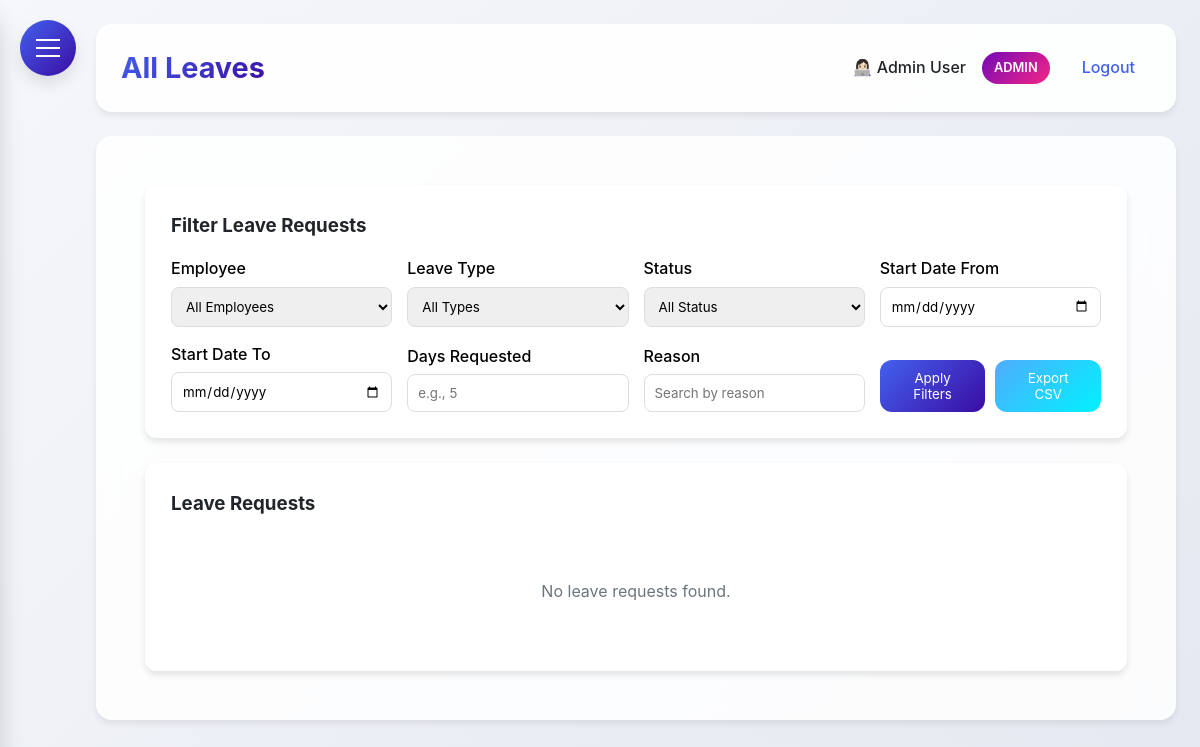
Page /all_leaves (signed in) on the earlier database version.
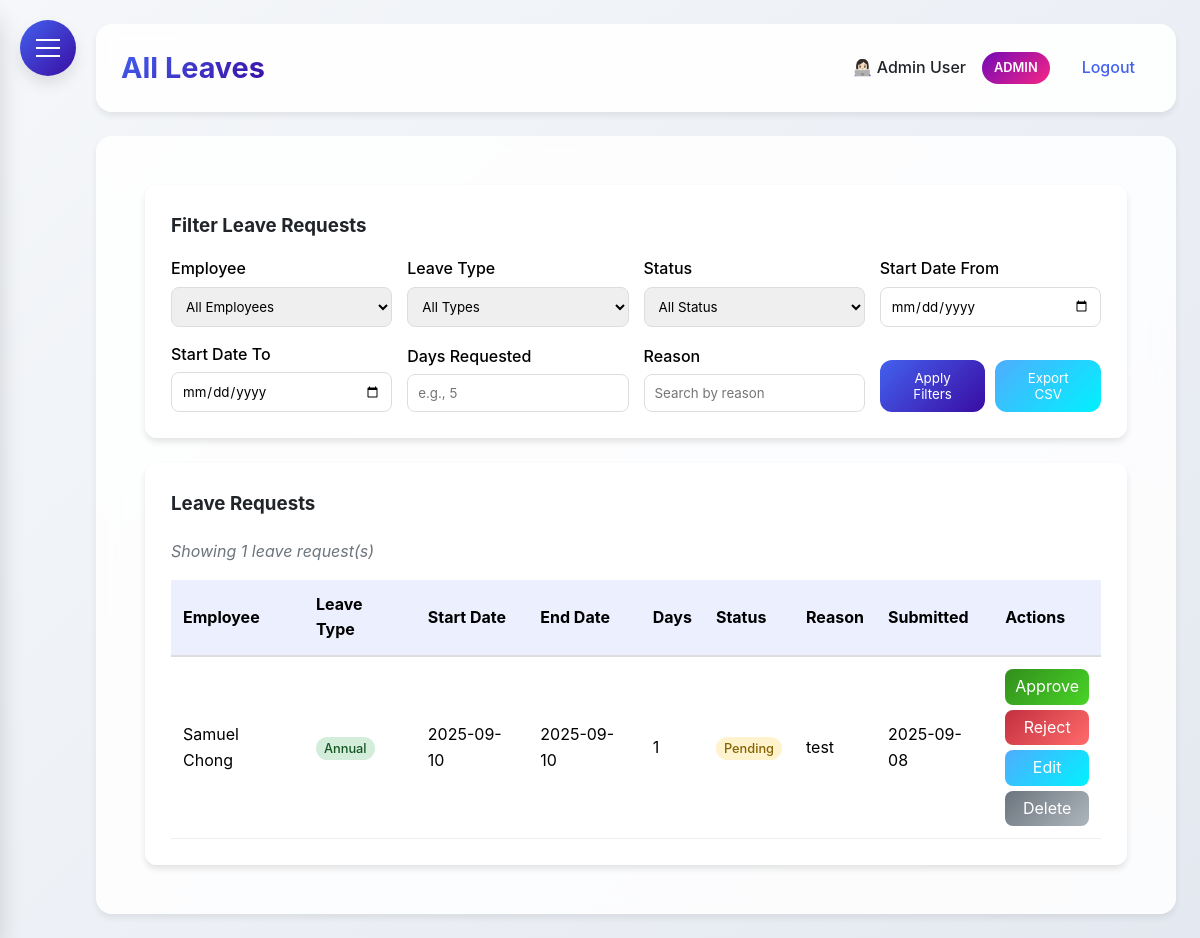
Same page on the later database version.
### HerculesSystem.py (models this page shows, shortened)
class Employee(UserMixin, db.Model):
    id = db.Column(db.Integer, primary_key=True)
    username = db.Column(db.String(80), unique=True, nullable=False)
    password = db.Column(db.String(120), nullable=False)
    full_name = db.Column(db.String(120), nullable=False)
    email = db.Column(db.String(120), unique=True, nullable=False)
    nationality = db.Column(db.String(80), nullable=False)
    employee_id = db.Column(db.String(80), unique=True, nullable=False)
    hire_date = db.Column(db.Date)
    is_admin = db.Column(db.Boolean, default=False)
    user_type = db.Column(db.String(20), default='employee')
    last_clock_in = db.Column(db.DateTime)
    last_clock_out = db.Column(db.DateTime)
    last_lunch_start = db.Column(db.DateTime)
    last_lunch_end = db.Column(db.DateTime)
    leave_balances = db.relationship('LeaveBalance', back_populates='employee', lazy=True)

class LeaveRequest(db.Model):
    id = db.Column(db.Integer, primary_key=True)
    employee_id = db.Column(db.Integer, db.ForeignKey('employee.id'), nullable=False)
    start_date = db.Column(db.Date, nullable=False)
    end_date = db.Column(db.Date, nullable=False)
    leave_type = db.Column(db.String(50), nullable=False)
    compassionate_type = db.Column(db.String(50))
    reason = db.Column(db.Text)
    attachment_filename = db.Column(db.String(255))
    status = db.Column(db.String(20), default='pending')
    days_requested = db.Column(db.Integer, nullable=False)
    created_at = db.Column(db.DateTime, default=datetime.utcnow)
    approved_at = db.Column(db.DateTime)
    employee = db.relationship('Employee', backref=db.backref('leave_requests', lazy=True))

### HerculesSystem.py (the view)
@app.route('/all_leaves')
@login_required
def all_leaves():
    if current_user.user_type not in ['admin', 'supervisor']:
        flash('You do not have permission to view all leaves.', 'danger')
        return redirect(url_for('leaves'))
    print("DEBUG: Entering all_leaves route")  # debugging
    employee_id = request.args.get('employee_id', '')
    leave_type = request.args.get('leave_type', '')
    status = request.args.get('status', '')
    start_date_filter = request.args.get('start_date_filter', '')
    end_date_filter = request.args.get('end_date_filter', '')
    days_requested = request.args.get('days_requested', '')
    reason = request.args.get('reason', '')
    query = LeaveRequest.query.join(Employee, LeaveRequest.employee_id == Employee.id)
    if employee_id:
        query = query.filter(LeaveRequest.employee_id == employee_id)
    if leave_type:
        query = query.filter(LeaveRequest.leave_type == leave_type)
    if status:
        query = query.filter(LeaveRequest.status == status)
    if start_date_filter:
        try:
            start_date = datetime.strptime(start_date_filter, '%Y-%m-%d').date()
            query = query.filter(LeaveRequest.start_date >= start_date)
        except ValueError:
            pass
    if end_date_filter:
        try:
            end_date = datetime.strptime(end_date_filter, '%Y-%m-%d').date()
            query = query.filter(LeaveRequest.start_date <= end_date)
        except ValueError:
            pass
    if days_requested:
        try:
            query = query.filter(LeaveRequest.days_requested == int(days_requested))
        except ValueError:
            pass
    if reason:
        query = query.filter(LeaveRequest.reason.ilike(f'%%{reason}%%'))
    all_requests = query.order_by(LeaveRequest.created_at.desc()).all()
    employees = Employee.query.all()
    return render_template('all_leaves.html', all_requests=all_requests, employees=employees)

### templates/all_leaves.html (shortened to what this page needs)
{% extends "base.html" %}
{% block content %}
<div class="dashboard-container">
    <div class="glass" style="padding: 25px; border-radius: 12px; margin-bottom: 25px;">
        <h3 style="margin-bottom: 15px;">Filter Leave Requests</h3>
        <form id="filterForm" method="GET" action="{{ url_for('all_leaves') }}">
            <div style="display: grid; grid-template-columns: repeat(auto-fit, minmax(200px, 1fr)); gap: 15px; align-items: end;">
                <div>
                    <label style="display: block; margin-bottom: 5px; font-weight: 500; color: #000000;">Employee</label>
                    <select name="employee_id" style="width: 100%; padding: 10px; border-radius: 8px; border: 1px solid #ddd;">
                        <option value="">All Employees</option>
                    </select>
                </div>
                <div>
                    <label style="display: block; margin-bottom: 5px; font-weight: 500; color: #000000;">Leave Type</label>
                    <select name="leave_type" style="width: 100%; padding: 10px; border-radius: 8px; border: 1px solid #ddd;">
                        <option value="">All Types</option>
                    </select>
                </div>
                <div>
                    <label style="display: block; margin-bottom: 5px; font-weight: 500; color: #000000;">Status</label>
                    <select name="status" style="width: 100%; padding: 10px; border-radius: 8px; border: 1px solid #ddd;">
                        <option value="" {% if not request.args.get('status') %}selected{% endif %}>All Status</option>
                    </select>
                </div>
                <div>
                    <label style="display: block; margin-bottom: 5px; font-weight: 500; color: #000000;">Start Date From</label>
                    <input type="date" name="start_date_filter" value="{{ request.args.get('start_date_filter', '') }}" style="width: 100%; padding: 10px; border-radius: 8px; border: 1px solid #ddd;">
                </div>
                <div>
                    <label style="display: block; margin-bottom: 5px; font-weight: 500; color: #000000;">Start Date To</label>
                    <input type="date" name="end_date_filter" value="{{ request.args.get('end_date_filter', '') }}" style="width: 100%; padding: 10px; border-radius: 8px; border: 1px solid #ddd;">
                </div>
                <div>
                    <label style="display: block; margin-bottom: 5px; font-weight: 500; color: #000000;">Days Requested</label>
                    <input type="number" name="days_requested" value="{{ request.args.get('days_requested', '') }}" min="0" style="width: 100%; padding: 10px; border-radius: 8px; border: 1px solid #ddd;" placeholder="e.g., 5">
                </div>
                <div>
                    <label style="display: block; margin-bottom: 5px; font-weight: 500; color: #000000;">Reason</label>
                    <input type="text" name="reason" value="{{ request.args.get('reason', '') }}" style="width: 100%; padding: 10px; border-radius: 8px; border: 1px solid #ddd;" placeholder="Search by reason">
                </div>
                <div style="display: flex; gap: 10px;">
                    <button type="submit" style="background: var(--gradient-primary); color: white; padding: 10px 20px; border: none; border-radius: var(--border-radius); cursor: pointer; flex: 1;">
                        Apply Filters
                    </button>
                    <button type="button" id="exportButton" style="background: linear-gradient(135deg, #4facfe 0%, #00f2fe 100%); color: white; padding: 10px 20px; border: none; border-radius: var(--border-radius); cursor: pointer; flex: 1; transition: transform 0.2s, box-shadow 0.2s;">
                        Export CSV
                    </button>
                </div>
            </div>
        </form>
    </div>
    <div class="glass" style="padding: 25px; border-radius: 12px;">
        <h3 style="margin-bottom: 20px;">Leave Requests</h3>
        {% if all_requests %}
        <p style="margin-bottom: 15px; font-style: italic; color: #6c757d;">
            Showing {{ all_requests|length }} leave request(s)
        </p>
        <div style="overflow-x: auto;">
            <table style="width: 100%; border-collapse: collapse;">
                <thead>
                    <tr style="background: rgba(67, 97, 238, 0.1);">
                        <th style="padding: 12px; text-align: left; border-bottom: 2px solid #ddd; color: #000000;">Employee</th>
                        <th style="padding: 12px; text-align: left; border-bottom: 2px solid #ddd; color: #000000;">Leave Type</th>
                        <th style="padding: 12px; text-align: left; border-bottom: 2px solid #ddd; color: #000000;">Start Date</th>
                        <th style="padding: 12px; text-align: left; border-bottom: 2px solid #ddd; color: #000000;">End Date</th>
                        <th style="padding: 12px; text-align: left; border-bottom: 2px solid #ddd; color: #000000;">Days</th>
                        <th style="padding: 12px; text-align: left; border-bottom: 2px solid #ddd; color: #000000;">Status</th>
                        <th style="padding: 12px; text-align: left; border-bottom: 2px solid #ddd; color: #000000;">Reason</th>
                        <th style="padding: 12px; text-align: left; border-bottom: 2px solid #ddd; color: #000000;">Submitted</th>
                        <th style="padding: 12px; text-align: left; border-bottom: 2px solid #ddd; color: #000000;">Actions</th>
                    </tr>
                </thead>
                <tbody>
                    {% for request in all_requests %}
                    <tr style="transition: background 0.3s;">
                        <td style="padding: 12px; border-bottom: 1px solid #eee; color: #000000;">{{ request.employee.full_name }}</td>
                        <td style="padding: 12px; border-bottom: 1px solid #eee;">
                            <span style="
                                padding: 4px 8px;
                                border-radius: 12px;
                                font-size: 0.8rem;
                                font-weight: 500;
                                {% if request.leave_type == 'annual' %}background: #d4edda; color: #155724;
                                {% elif request.leave_type == 'medical' %}background: #cce5ff; color: #004085;
                                {% elif request.leave_type == 'maternity' %}background: #fff3cd; color: #856404;
                                {% elif request.leave_type == 'compassionate' %}background: #f8d7da; color: #721c24;
                                {% elif request.leave_type == 'marriage' %}background: #e2e3e5; color: #383d41;
                                {% elif request.leave_type == 'hospitalised' %}background: #d1ecf1; color: #0c5460;
                                {% elif request.leave_type == 'socso_mc' %}background: #d6d8d9; color: #383d41;
                                {% endif %}
                            ">
                                {{ request.leave_type|title }}
                            </span>
                        </td>
                        <td style="padding: 12px; border-bottom: 1px solid #eee; color: #000000;">{{ request.start_date.strftime('%Y-%m-%d') }}</td>
                        <td style="padding: 12px; border-bottom: 1px solid #eee; color: #000000;">{{ request.end_date.strftime('%Y-%m-%d') }}</td>
                        <td style="padding: 12px; border-bottom: 1px solid #eee; color: #000000;">{{ request.days_requested }}</td>
                        <td style="padding: 12px; border-bottom: 1px solid #eee;">
                            <span style="
                                padding: 4px 8px;
                                border-radius: 12px;
                                font-size: 0.8rem;
                                font-weight: 500;
                                {% if request.status == 'approved' %}background: #d4edda; color: #155724;
                                {% elif request.status == 'rejected' %}background: #f8d7da; color: #721c24;
                                {% else %}background: #fff3cd; color: #856404;
                                {% endif %}
                            ">
                                {{ request.status|title }}
                            </span>
                        </td>
                        <td style="padding: 12px; border-bottom: 1px solid #eee; color: #000000;">{{ request.reason|truncate(30) }}</td>
                        <td style="padding: 12px; border-bottom: 1px solid #eee; color: #000000;">{{ request.created_at.strftime('%Y-%m-%d') }}</td>
                        <td style="padding: 12px; border-bottom: 1px solid #eee;">
                            <div style="display: flex; flex-direction: column; gap: 5px;">
                                {% if request.status == 'pending' %}
                                <a href="{{ url_for('approve_leave', request_id=request.id) }}"
                                   style="background: linear-gradient(135deg, #328e1c 0%, #48d427 100%); color: white; padding: 5px 10px; border-radius: 8px; text-decoration: none; text-align: center; transition: transform 0.2s, box-shadow 0.2s;">
                                    Approve
                                </a>
                                <a href="{{ url_for('reject_leave', request_id=request.id) }}"
                                   style="background: linear-gradient(135deg, #c3313f 0%, #ff6b6b 100%); color: white; padding: 5px 10px; border-radius: 8px; text-decoration: none; text-align: center; transition: transform 0.2s, box-shadow 0.2s;">
                                    Reject
                                </a>
                                {% endif %}
                                <a href="{{ url_for('admin_edit_leave', request_id=request.id) }}"
                                   style="background: linear-gradient(135deg, #4facfe 0%, #00f2fe 100%); color: white; padding: 5px 10px; border-radius: 8px; text-decoration: none; text-align: center; transition: transform 0.2s, box-shadow 0.2s;">
                                    Edit
                                </a>
                                <a href="{{ url_for('admin_delete_leave', request_id=request.id) }}"
                                   style="background: linear-gradient(135deg, #6c757d 0%, #adb5bd 100%); color: white; padding: 5px 10px; border-radius: 8px; text-decoration: none; text-align: center; transition: transform 0.2s, box-shadow 0.2s;"
                                   onclick="return confirm('Are you sure you want to delete this leave request? This action cannot be undone.')">
                                    Delete
                                </a>
                            </div>
                        </td>
                    </tr>
                    {% endfor %}
                </tbody>
            </table>
        </div>
        {% else %}
        <p style="text-align: center; color: #6c757d; padding: 40px;">No leave requests found.</p>
        {% endif %}
    </div>
</div>
{% endblock %}

### templates/base.html (shortened to what this page needs)
<!DOCTYPE html>
<html lang="en">
<head>
</head>
<body>
    <div class="hamburger-menu" id="hamburgerMenu">
        <span></span>
    </div>
    <div class="main-content" id="mainContent">
        <div class="header">
            <h1>{% block header %}Hercules HR{% endblock %}</h1>
            <div class="user-info">
                {% if current_user.is_authenticated %}
                <span>👩🏻‍💻 {{ current_user.full_name }}</span>
                {% if current_user.user_type == 'admin' %}
                <span class="admin-badge">ADMIN</span>
                {% endif %}
                <a href="{{ url_for('logout') }}">Logout</a>
                {% else %}
                <a href="{{ url_for('login') }}">Login</a>
                {% endif %}
            </div>
        </div>
        <div class="content">
            {% block content %}{% endblock %}
        </div>
    </div>
</body>
</html>

Differences in the rows shown:
added LeaveRequest: employee.full_name "Samuel Chong", leave_type "Annual", start_date "2025-09-10", end_date "2025-09-10", days_requested "1", status "Pending", reason "test", created_at "2025-09-08"
Other differences:
{{ all_requests|length }}: (not shown) → "1"
text no longer shown: "No leave requests found."
text now shown: "Showing leave request(s) Employee Leave Type Start Date End Date Days Status Reason Submitted Actions"
